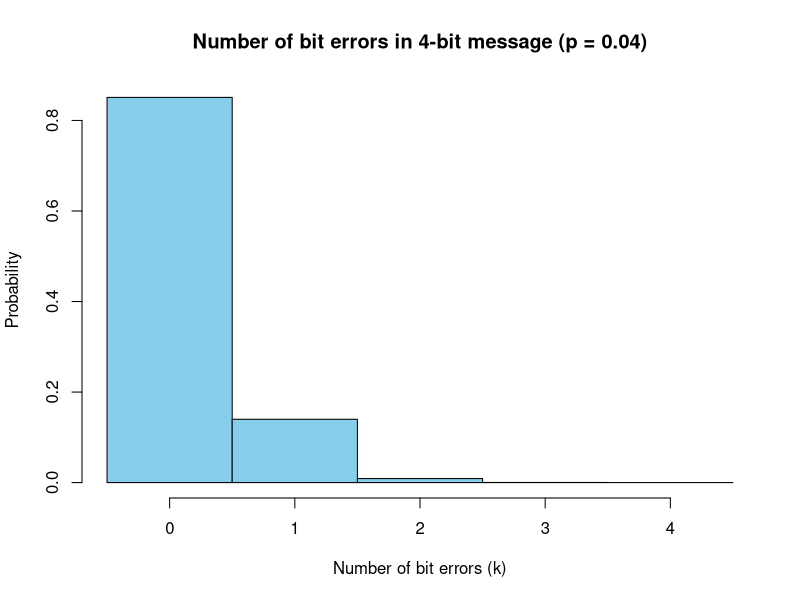
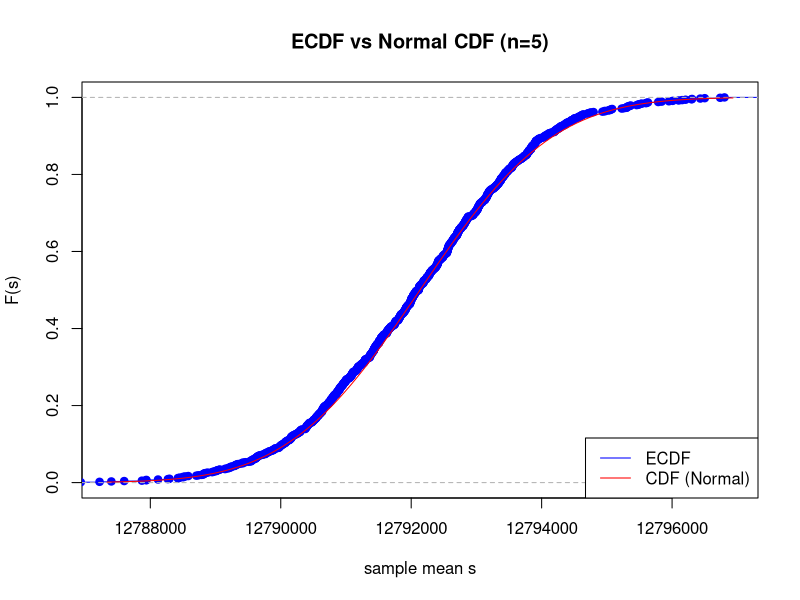
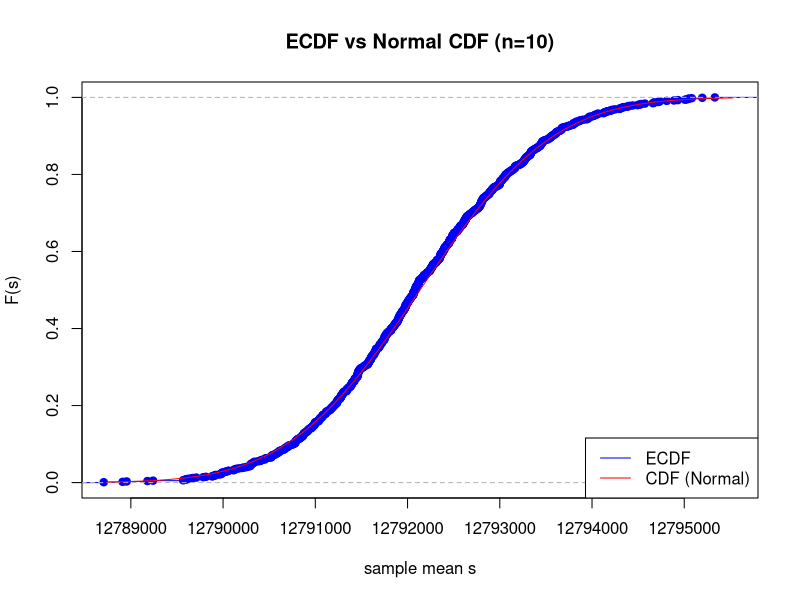
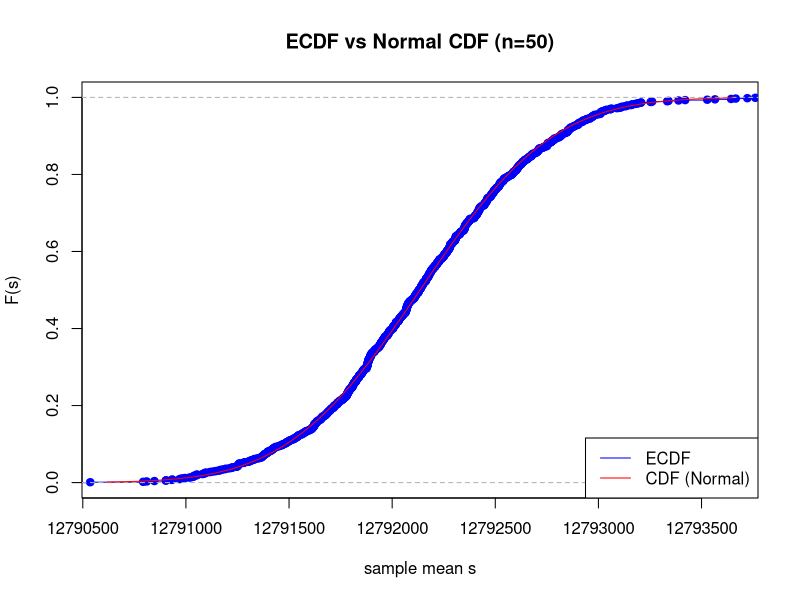
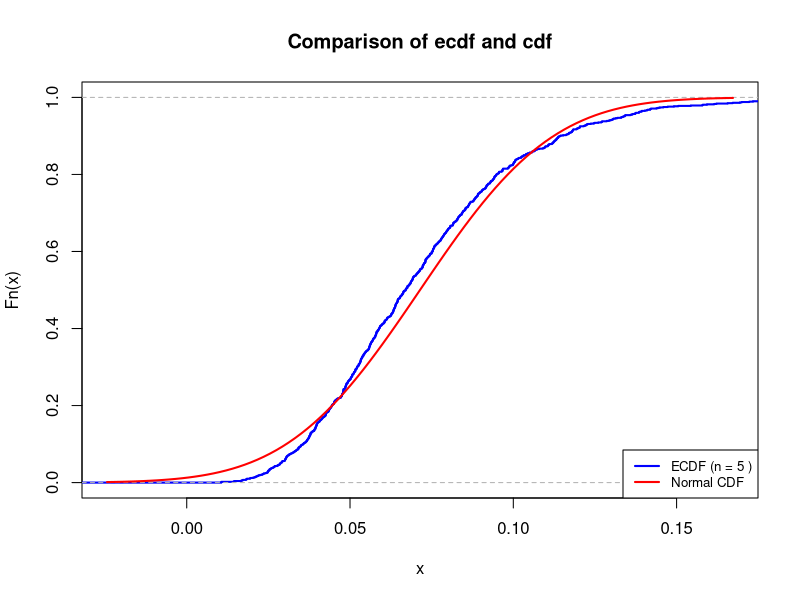
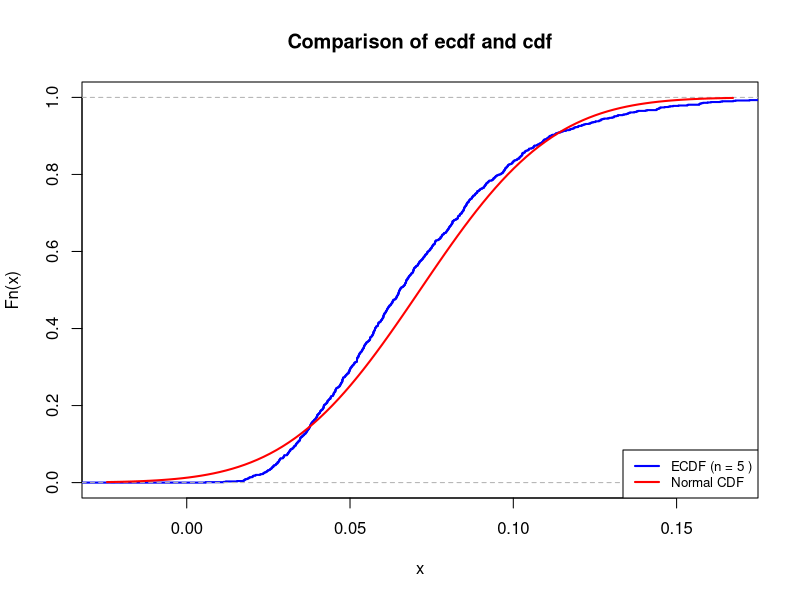
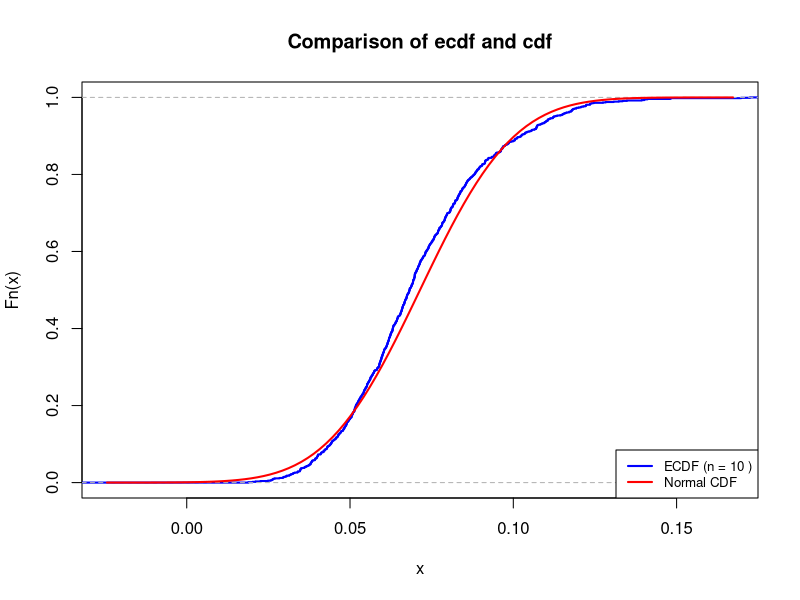
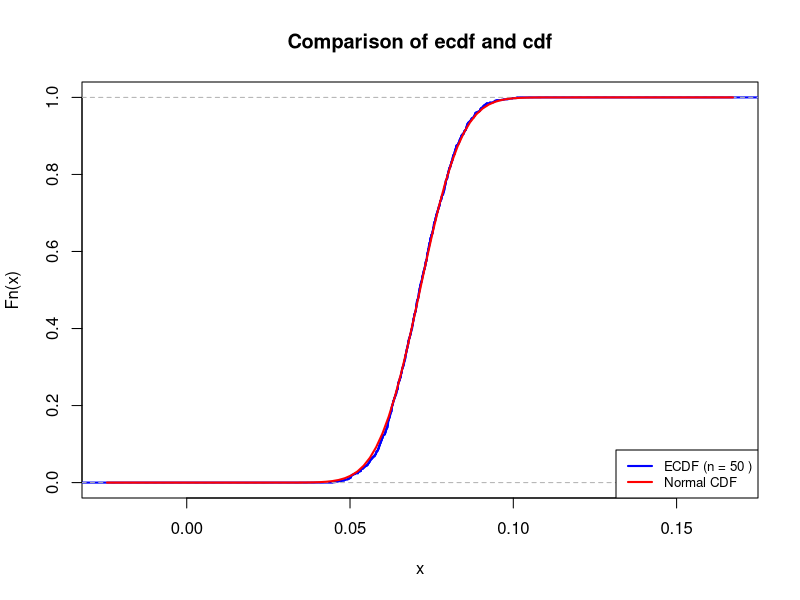

Here is the R script that generated these plots, in order:
## ---- chunk 1
# your team id number
                          ###
id <- 4                  ### Change to the correct id!
                          ###
set.seed(id)
p <- id/100
# matrices G and H
G <- matrix(c(1, 1, 1, 0, 0, 0, 0,
		1, 0, 0, 1, 1, 0, 0,
		0, 1, 0, 1, 0, 1, 0,
		1, 1, 0, 1, 0, 0, 1), nrow = 4, byrow = TRUE)
H <- t(matrix(c(1, 0, 1, 0, 1, 0, 1,
		0, 1, 1, 0, 0, 1, 1,
		0, 0, 0, 1, 1, 1, 1), nrow = 3, byrow = TRUE))
cat("The matrix G is: \n")
G
cat("The matrix H is: \n")
H
cat("The product GH must be zero: \n")
(G%*%H) %%2
## ---- chunk 2
# generate N messages

message_generator <- function(N) {
  matrix(sample(c(0,1), 4*N, replace = TRUE), nrow = N)
}
messages <- message_generator(100)
codewords <- (messages %*% G) %% 2
## ---- chunk 3
N <- nrow(messages)
n_bits <- ncol(G)

# кожен біт пошкоджується незалежно з імовірністю p
errors <- matrix(rbinom(N * n_bits, 1, p), nrow = N, ncol = n_bits)

# накладаємо помилки на кодові слова (XOR по модулю 2)
received <- (codewords + errors) %% 2

# перевіримо перші кілька рядків
head(errors)
head(received)
## ---- chunk 4
# syndrome calculation
syndromes <- (received %*% H) %% 2

# all possible single-bit errors
error_patterns <- diag(7)

# синдроми для кожного з них
syndrome_table <- (error_patterns %*% H) %% 2

# додаємо випадок "нема помилки"
syndrome_table <- rbind(rep(0,3), syndrome_table)

corrected <- received  # створюємо копію для виправлення

for (i in 1:nrow(received)) {
  s <- syndromes[i, ]
  # знаходимо індекс рядка в syndrome_table, який збігається з s
  match_idx <- which(apply(syndrome_table, 1, function(row) all(row == s))) - 1
  if (length(match_idx) == 1 && match_idx > 0) {
    # flip the corresponding bit
    corrected[i, match_idx] <- (corrected[i, match_idx] + 1) %% 2
  }
}

decoded <- corrected[, 1:4]

# обудова таблиці всіх кодових слів (16 можливих)
all_msgs <- as.matrix(expand.grid(0:1, 0:1, 0:1, 0:1))
all_code <- (all_msgs %*% G) %% 2

# допоміжна функція: робить рядок "0101010" для порівняння
key <- function(M) apply(M, 1, paste0, collapse = "")

# створюємо "словник" кодових слів -> повідомлень
dict_keys <- key(all_code)

# --- після виправлення помилок ---
recv_keys <- key(corrected)
idx <- match(recv_keys, dict_keys)

# декодовані повідомлення за знайденими індексами
decoded <- all_msgs[idx, , drop = FALSE]

success <- rowSums(decoded == messages) == 4
p_hat <- mean(success)
cat("Estimated probability of correct transmission (p_hat):", p_hat, "\n")

## ---- chunk 5
N <- nrow(messages)                           # кількість симуляцій
SE <- sqrt(p_hat * (1 - p_hat) / N)           # стандартна похибка
epsilon <- 1.96 * SE                          # напівдовжина 95% ДІ
CI <- c(p_hat - epsilon, p_hat + epsilon)

cat(sprintf("p_hat = %.5f\n", p_hat))
cat(sprintf("SE     = %.6f\n", SE))
cat(sprintf("95%% CI = (%.5f, %.5f)\n", CI[1], CI[2]))

## ---- chunk 6
eps_target <- 0.03

# плагін-оцінка за поточним p_hat
N <- ceiling( (1.96^2 * p_hat * (1 - p_hat)) / eps_target^2 )

cat(sprintf("N >= %d\n", N))

## ---- chunk 7
id <- 4
set.seed(id)
p <- id / 100
N <- 100000

errors <- matrix(rbinom(N * 4, 1, p), nrow = N, ncol = 4)
k <- rowSums(errors)

hist(k,
     breaks = seq(-0.5, 4.5, 1),
     freq = FALSE,
     col = "skyblue",
     border = "black",
     main = sprintf("Number of bit errors in 4-bit message (p = %.2f)", p),
     xlab = "Number of bit errors (k)",
     ylab = "Probability")

k_vals <- 0:4
theoretical <- dbinom(k_vals, size = 4, prob = p)


## ---- chunk 8
year <- 30.1

T <- year * 365*24*3600

lambda <- log(2) / T

Avogadro <- 6*10^(23)

mass_id <- 4 * 10^(-6)

N <- (mass_id/137) * Avogadro

mu_poisson <- N * lambda

K <- 1000
n <- 5
sample_means <- colMeans(matrix(rpois(n*K, lambda = mu_poisson), nrow=n))

## ---- chunk 9
mu_normal <- mu_poisson
sigma_normal <- sqrt(mu_poisson/n)
## ---- chunk 10
xlims <- c(mu_normal-3*sigma_normal,mu_normal+3*sigma_normal)
Fs <- ecdf(sample_means)

n_values <- c(5, 10, 50)

for (n in n_values) {
  sample_means <- colMeans(matrix(rpois(K * n, lambda = mu_poisson), nrow = n))
  sd_normal <- sqrt(mu_poisson / n)

  Fs <- ecdf(sample_means)

  sd_normal <- sqrt(mu_poisson / n)
  xlims <- c(mu_normal - 3*sd_normal, mu_normal + 3*sd_normal)

  plot(Fs, xlim = xlims, ylim = c(0,1),
       main = paste0("ECDF vs Normal CDF (n=", n, ")"),
       xlab = "sample mean s", ylab = "F(s)", col = "blue", lwd = 1)
  curve(pnorm(x, mean = mu_normal, sd = sd_normal), add = TRUE, col = "red", lwd = 1)
  legend("bottomright", legend = c("ECDF", "CDF (Normal)"),
         col = c("blue","red"), lwd = 1)



#calculate the maximal difference
testing_values <- seq(
             mu_normal - 3*sigma_normal,
             mu_normal + 3*sigma_normal,
             length.out = n*K/2)


  max_diff <- max(abs(Fs(testing_values) - pnorm(testing_values, mean = mu_normal, sd = sd_normal)))


print(max_diff)

}

mu_poisson <- N * lambda


## ---- chunk 11

a <- 8e8
alpha <- 0.05

# Markov P(S_n <=8*10^8)>=0.95 => P(S_n > 8*10^8) <= 0.05,
# P(X>=a) <= E(x)/a => E(x)/a = alpha => mu*n/a = alpha
# n = a * aplha/mu

find_markov <- function(a, mu_poisson, alpha) {
  return(floor(alpha * a / mu_poisson))}

## ---- chunk 12
# chernov. We are looking for bound <= alpha
# MGF of Poiison -> exp[lambda(e^{t}-1)], so
# lamda = mu_poisson = var_poisson
# We minimise the upper bound of the chernov and find the e^{t}=a/(nμ)
# so, it will be the optimal value for x
# we calculate the

find_n_chernov <- function(a, mu_poisson , alpha) {
# chernov inequality
# P(X => a) <= e^-sa*M(s)
# P(X >= 8a8) <= 0.05
# e^-s*8e8*M(s) = 0.05
# e^(-s*8e8 + mu*n(e^s - 1)) = 0.05
# -s*8e8 + mu*n(e^s - 1) = ln(0.05)
# n = (ln(0.05) + s*8e8)/mu(e^s-1)

  # also, we need to find the optimal s, which needs to be minimal
  # we will just brute-force it
  # brute-force search on s>0 to maximize allowable n
  values_of_s <- seq(1e-8, 1.0, length.out = 10000)  # start from tiny positive
  # compute candidate n for each s; handle denominator small/zero
  values_of_n <- (log(alpha) + values_of_s * a) / (mu_poisson * (exp(values_of_s) - 1))
  # filter valid, finite and positive n
  valid_idx <- which(is.finite(values_of_n) & (values_of_n > 0))

  best_idx <- valid_idx[which.max(values_of_n[valid_idx])]
  best_n <- floor(values_of_n[best_idx])
  return(best_n)
}

## ---- chunk 13
# CLT
# The qnorm function provides the quantile of the normal distribution. We just calculete the cdf P(Z<=z), where Z<=0.95

find_n_clt <- function(a, mu_poisson ,alpha) {
  z <- qnorm(1 - alpha)  #qnorm(0.95)

  # P(z<=Z ) = Ф(Z)
  # Ф(Z) = (a-Mu/sigma) (normal Z ~ N(0,1)) => Ф((a - n * mu) / (sqrt(n * mu))
  # Let y = sqrt(n * mu). Then (a - y^2) / y = z
  # => y^2 + z * y - a = 0
  # Positive root: y = (-z + sqrt(z^2 + 4 * a)) / 2
  # Approximate n: n ≈ y^2 / mu


  y <- (-z + sqrt(z^2 + 4 * a)) / 2
  n_clt <- floor(y^2 / mu_poisson)
  return(n_clt)

}


empirical_prob_for_n <- function(n, mu_poisson, a, K = 5000) {
  if (n <= 0) return(NA_real_)
  samples <- rpois(K, lambda = n * mu_poisson)
  return(mean(samples <= a))
}



n_markov <- find_markov(a, mu_poisson, alpha)
n_chernov <- find_n_chernov(a, mu_poisson, alpha)
n_clt <- find_n_clt(a, mu_poisson, alpha)

cat("--- Theoretical bounds ---\n")
cat("mu_poisson =", format(mu_poisson, digits = 12), "\n")
cat("n_markov  =", n_markov, "\n")
cat("n_chernov =", n_chernov, "\n")
cat("n_clt     =", n_clt, "\n\n")

# quick empirical diagnostics around n_clt
K_sim <- 5000
window <- seq(n_clt - 6, n_clt + 6)
window <- window[window > 0]
cat("Window around n_clt:\n")
print(window)
res <- sapply(window, function(n) empirical_prob_for_n(n, mu_poisson, a, K = K_sim))
print(data.frame(n = window, empirical_P = res))


## ---- chunk 14
nu1 <- 14
K <- 1e3
n <- 5 # -10, 50
sample_means <- colMeans(matrix(rexp(n*K, rate = nu1), nrow=n))
## ---- chunk 15
mu <- 1/nu1 #teoretical
sigma <- 1/(sqrt(n)*nu1) # var(sample mean)
## ---- chunk 16
xlims <- c(mu-3*sigma,mu+3*sigma) # 99.7% of data in mu +- 3sigma in normal dist.

Fs <- ecdf(sample_means)
plot(Fs,
     xlim = xlims,
     col = "blue",
     lwd = 2,
     main = "Comparison of ecdf and cdf")

curve(pnorm(x, mean = mu, sd = sigma), col = "red", lwd = 2, add = TRUE)

legend("bottomright",
       legend = c(paste("ECDF (n =", n, ")"), "Normal CDF"),
       col = c("blue", "red"),
       lwd = 2,
       cex = 0.8)
## ---- chunk 17
max_diff <- max(abs(Fs(sample_means)-pnorm(sample_means, mean = mu, sd = sigma)))
cat("For n =", N, "maximal difference between the two c.d.f.'s =", max_diff)
## ---- chunk 18
n_vals <- c(5, 10, 50)
for (n in n_vals) {
  sample_means <- colMeans(matrix(rexp(n*K, rate = nu1), nrow=n))
  mu <- 1/nu1 #teoretical
  sigma <- 1/(sqrt(n)*nu1) # var(sample mean)
  Fs <- ecdf(sample_means)
  plot(Fs,
       xlim = xlims,
       col = "blue",
       lwd = 2,
       main = "Comparison of ecdf and cdf")

  curve(pnorm(x, mean = mu, sd = sigma), col = "red", lwd = 2, add = TRUE)

  legend("bottomright",
         legend = c(paste("ECDF (n =", n, ")"), "Normal CDF"),
         col = c("blue", "red"),
         lwd = 2,
         cex = 0.8)
}
## ---- chunk 19
desired <- 0.95
curr_des <- 1 - desired # 0.05
max_clicks <- 100
# nu1 = 14 reminder

# Markov
N_markov <- floor(max_clicks*curr_des /nu1)
cat("Markov: N <=", N_markov, "\n")

# chernov
N_chernov <- 0
for (n in 1:200) {
  curr <- nu1*n
  bound <- exp(-curr + max_clicks*log(curr/max_clicks) + max_clicks - lambda)
  if (bound <= curr_des) {
    N_chernov <- n
  }
  else {
    break
  }
}
cat("chernov: N <=", N_chernov, "\n")

# CLT
N_clt <- 0
for (n in 1:200) {
  curr <- nu1*n
  prob <- pnorm((max_clicks-curr)/sqrt(curr))
  if (prob >= desired) {
    N_clt <- n
  }
  else {
    break
  }
}
cat("CLT: N <=", N_clt, "\n")

#Predicted
N_pred <- 6
nu <- nu1*N_pred

S_samples <- replicate(K, sum(rexp(max_clicks, rate = nu)))

hist(S_samples, breaks = 30, col = "skyblue",
     main = paste("Total Time Distribution (N =", N_pred, ")"),
     xlab = "Seconds")

safe_prob <- mean(S_samples <= 100) # should be >= 0.95
cat("Probability the location is safe: P =", round(safe_prob, 4), "\n")
## ---- chunk 20
set.seed(4)
mu <- 4
sigma <- sqrt(2*4 + 7)
N <- 100

X <- rnorm(N, mean = mu, sd = sigma)
Y <- 1/X
one_over_X_ <- 1/mean(X)
Y_ <- mean(Y)

cat("1 / mean(X)", one_over_X_, "\n")
cat("mean(Y):", Y_, "\n")
## ---- chunk 21
lambda <- 2
N <- 100

set.seed(4)
#X,Y - i.i.d. r.v. with Exp(2)
X <- rexp(N, rate = lambda)
Y <- rexp(N, rate = lambda)
Z <- log(X) + 5

# Q.Q.-plot X,Y
qqplot(X, Y, main = "Q.Q.-plot: X,Y (Exp(2))", xlab = "X quantile", ylab = "Y quantile")
abline(0, 1, col = "red", lty = 2)

# Scatterplot X,Y
plot(X, Y, main = "Scatterplot: X,Y", xlab = "X", ylab = "Y")
abline(0, 1, col = "red", lty = 2)

# Q.Q.-plot X,Z
qqplot(X, Z, main = "Q.Q.-plot X,Z", xlab = "X quantile", ylab = "Y quantile")
curve(log(x) + 5, from = min(X), to = max(X), add = TRUE, col = "red", lty = 2)

# Scatterplot X,Z
plot(X, Z, main = "Scatterplot X,Z", xlab = "X", ylab = "Z")
curve(log(x) + 5, from = min(X), to = max(X), add = TRUE, col = "red", lty = 2)
## ---- chunk 22
N <- 100
set.seed(4)
X <- rbinom(N, size = 3, prob=0.5)

teor_exp_x <- 3*0.5
teor_var_x <- 3*0.5*(1-0.5)
cat("Teoretical Expectation of X =", teor_exp_x, "\n")
cat("Teoretical Variance of X =", teor_var_x, "\n\n")

sample_mean_x <- mean(X)
sample_var_X <- var(X)
cat("Sample mean of X =", sample_mean_x, "\n")
cat("Sample variance of X =", sample_var_X, "\n")
## ---- chunk 23
Y <- 0.5*X - 1


teor_exp_y <- 0.5*teor_exp_x -1
teor_var_y <- 0.5^2 *teor_var_x
cat("Teoretical Expectation of Y =", teor_exp_y, "\n")
cat("Teoretical Variance of Y =", teor_var_y, "\n\n")

sample_mean_y <- mean(Y)
sample_var_y <- var(Y)
cat("Sample mean of Y =", sample_mean_y, "\n")
cat("Sample variance of Y =", sample_var_y, "\n")
